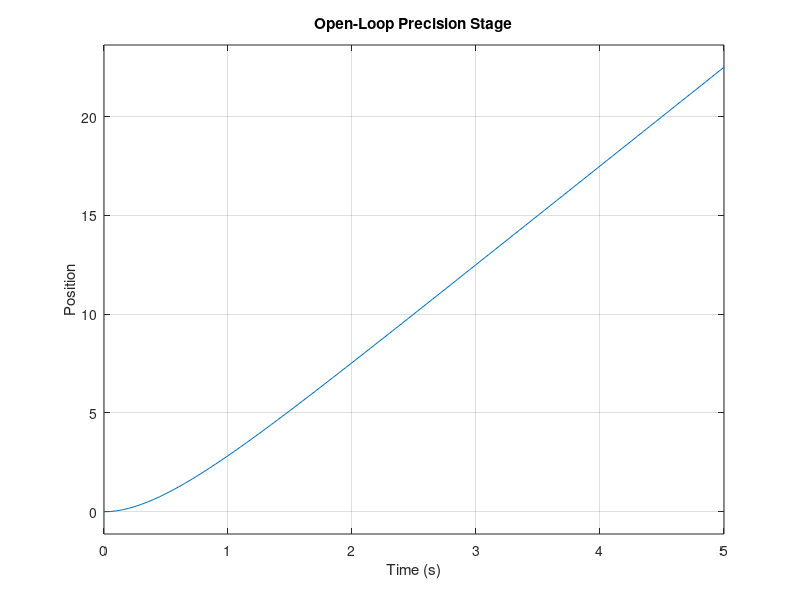
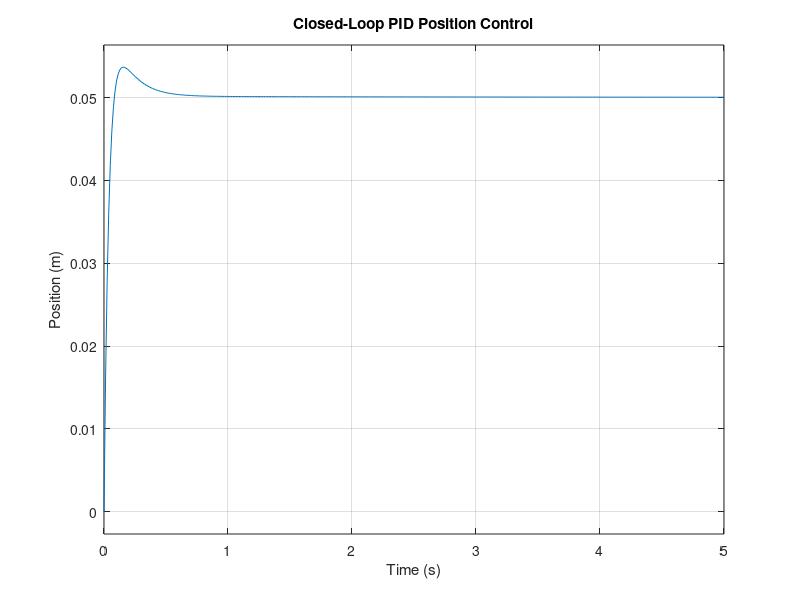

MATLAB code for these plots, in order: (Note: this script raises an error after producing the figures.)
%% ============================================================
% PRECISION XY STAGE CONTROL
%
% PID + VELOCITY FEEDFORWARD
% DISTURBANCE REJECTION
% SENSOR NOISE
% ACTUATOR SATURATION
%
% MATLAB CONTROL ENGINEERING PROJECT
% ============================================================

clear;
clc;
close all;

fprintf('\n');
fprintf('============================================================\n');
fprintf('          PRECISION XY STAGE CONTROL PROJECT\n');
fprintf('============================================================\n');


%% ============================================================
% 1. CREATE RESULTS FOLDER
% ============================================================

projectFolder = pwd;

resultsFolder = fullfile(projectFolder,'results');

if ~exist(resultsFolder,'dir')
    mkdir(resultsFolder);
end

fprintf('\nProject folder:\n');
fprintf('%s\n',projectFolder);

fprintf('\nResults folder:\n');
fprintf('%s\n',resultsFolder);


%% ============================================================
% 2. SYSTEM PARAMETERS
% ============================================================

m = 1.0;

b = 2.0;

Kmotor = 10.0;


fprintf('\n');
fprintf('============================================================\n');
fprintf(' SYSTEM PARAMETERS\n');
fprintf('============================================================\n');

fprintf('Mass       = %.2f kg\n',m);
fprintf('Damping    = %.2f N.s/m\n',b);
fprintf('Motor Gain = %.2f\n',Kmotor);


%% ============================================================
% 3. PLANT MODEL
%
% m*x'' + b*x' = K*u
%
%             K
% G(s) = -------------
%        s*(m*s+b)
%
% ============================================================

s = tf('s');

G = Kmotor/(s*(m*s+b));


fprintf('\n');
fprintf('============================================================\n');
fprintf(' PLANT TRANSFER FUNCTION\n');
fprintf('============================================================\n');

disp(G);

fprintf('Equivalent mathematical model:\n');

fprintf('             %.2f\n',Kmotor);

fprintf('G(s) = -----------------------\n',1);

fprintf('       s*(%.2f*s + %.2f)\n',m,b);


%% ============================================================
% 4. OPEN LOOP RESPONSE
% ============================================================

fig1 = figure;

step(G,5);

grid on;

title('Open-Loop Precision Stage');

xlabel('Time (s)');

ylabel('Position');

drawnow;

print(fig1,...
    fullfile(resultsFolder,...
    '01_open_loop_response.png'),...
    '-dpng','-r150');


%% ============================================================
% 5. PID CONTROLLER
% ============================================================

Kp = 18;

Ki = 5;

Kd = 3;

C_PID = pid(Kp,Ki,Kd);


fprintf('\n');
fprintf('============================================================\n');
fprintf(' POSITION PID CONTROLLER\n');
fprintf('============================================================\n');

fprintf('Kp = %.4f\n',Kp);

fprintf('Ki = %.4f\n',Ki);

fprintf('Kd = %.4f\n',Kd);


%% ============================================================
% 6. CLOSED LOOP SYSTEM
% ============================================================

T_PID = feedback(C_PID*G,1);


%% ============================================================
% 7. PID STEP RESPONSE
% ============================================================

targetPosition = 0.05;


fig2 = figure;

step(targetPosition*T_PID,5);

grid on;

title('Closed-Loop PID Position Control');

xlabel('Time (s)');

ylabel('Position (m)');

drawnow;

print(fig2,...
    fullfile(resultsFolder,...
    '02_pid_position_response.png'),...
    '-dpng','-r150');


%% ============================================================
% 8. PID PERFORMANCE
% ============================================================

info = stepinfo(T_PID);


fprintf('\n');
fprintf('============================================================\n');
fprintf(' PID STEP RESPONSE PERFORMANCE\n');
fprintf('============================================================\n');

fprintf('Rise Time     = %.6f s\n',info.RiseTime);

fprintf('Settling Time = %.6f s\n',info.SettlingTime);

fprintf('Overshoot     = %.2f %%\n',info.Overshoot);


%% ============================================================
% 9. TIME VECTOR
% ============================================================

t = (0:0.005:10)';


%% ============================================================
% 10. POSITION TRAJECTORY
% ============================================================

reference = zeros(size(t));


reference(t >= 1 & t < 3) = 0.02;

reference(t >= 3 & t < 5) = 0.05;

reference(t >= 5 & t < 7) = 0.08;

reference(t >= 7) = 0.04;


%% ============================================================
% 11. TRAJECTORY SIMULATION
% ============================================================

[y_PID,~] = lsim(T_PID,reference,t);

y_PID = y_PID(:);

reference = reference(:);


%% ============================================================
% 12. TRAJECTORY TRACKING
% ============================================================

fig3 = figure;

plot(t,reference,'--','LineWidth',1.5);

hold on;

plot(t,y_PID,'LineWidth',1.5);

grid on;

title('Precision Stage Trajectory Tracking');

xlabel('Time (s)');

ylabel('Position (m)');

legend('Commanded Position',...
       'Actual Position');

drawnow;

print(fig3,...
    fullfile(resultsFolder,...
    '03_trajectory_tracking.png'),...
    '-dpng','-r150');


%% ============================================================
% 13. TRACKING ERROR
% ============================================================

trackingError = reference-y_PID;


maximumError = max(abs(trackingError));

RMSError = sqrt(mean(trackingError.^2));

finalError = abs(trackingError(end));


fig4 = figure;

plot(t,trackingError,'LineWidth',1.5);

grid on;

title('Position Tracking Error');

xlabel('Time (s)');

ylabel('Error (m)');

drawnow;

print(fig4,...
    fullfile(resultsFolder,...
    '04_tracking_error.png'),...
    '-dpng','-r150');


fprintf('\n');
fprintf('============================================================\n');
fprintf(' TRAJECTORY TRACKING PERFORMANCE\n');
fprintf('============================================================\n');

fprintf('Maximum Error = %.8f m\n',maximumError);

fprintf('RMS Error     = %.8f m\n',RMSError);

fprintf('Final Error   = %.8f m\n',finalError);


%% ============================================================
% 14. VELOCITY FEEDFORWARD
% ============================================================

dt = t(2)-t(1);


referenceVelocity = zeros(size(t));


referenceVelocity(2:end) = ...
    diff(reference)./dt;


Kff = b/Kmotor;


u_feedforward = Kff.*referenceVelocity;


G_control = feedback(G,C_PID);


[y_FF_effect,~] = ...
    lsim(G_control,u_feedforward,t);


y_FF_effect = y_FF_effect(:);


y_PID_FF = y_PID+y_FF_effect;


%% ============================================================
% 15. FEEDFORWARD COMPARISON
% ============================================================

fig5 = figure;

plot(t,reference,'--','LineWidth',1.5);

hold on;

plot(t,y_PID,'LineWidth',1.3);

plot(t,y_PID_FF,'LineWidth',1.3);

grid on;

title('PID vs PID + Velocity Feedforward');

xlabel('Time (s)');

ylabel('Position (m)');

legend('Reference',...
       'PID Only',...
       'PID + Feedforward');

drawnow;

print(fig5,...
    fullfile(resultsFolder,...
    '05_feedforward_comparison.png'),...
    '-dpng','-r150');


fprintf('\nVelocity feedforward analysis completed.\n');


%% ============================================================
% 16. DISTURBANCE REJECTION
% ============================================================

disturbance = zeros(size(t));


disturbance(t >= 5 & t <= 5.5) = -0.5;


G_disturbance = feedback(G,C_PID);


[y_disturbance,~] = ...
    lsim(G_disturbance,disturbance,t);


y_disturbance = y_disturbance(:);


y_with_disturbance = ...
    y_PID+y_disturbance;


%% ============================================================
% 17. DISTURBANCE REJECTION GRAPH
% ============================================================

fig6 = figure;

plot(t,reference,'--','LineWidth',1.5);

hold on;

plot(t,y_with_disturbance,'LineWidth',1.5);

grid on;

title('PID Disturbance Rejection');

xlabel('Time (s)');

ylabel('Position (m)');

legend('Reference',...
       'Position with Disturbance');

drawnow;

print(fig6,...
    fullfile(resultsFolder,...
    '06_disturbance_rejection.png'),...
    '-dpng','-r150');


%% ============================================================
% 18. SENSOR NOISE
% ============================================================

rng(10);


noiseAmplitude = 0.001;


sensorNoise = ...
    noiseAmplitude*randn(size(y_PID));


measuredPosition = ...
    y_PID+sensorNoise;


%% ============================================================
% 19. SENSOR NOISE GRAPH
% ============================================================

fig7 = figure;

plot(t,y_PID,'LineWidth',1.3);

hold on;

plot(t,measuredPosition,'LineWidth',0.8);

grid on;

title('Effect of Sensor Noise');

xlabel('Time (s)');

ylabel('Position (m)');

legend('True Position',...
       'Measured Position');

drawnow;

print(fig7,...
    fullfile(resultsFolder,...
    '07_sensor_noise.png'),...
    '-dpng','-r150');


%% ============================================================
% 20. ACTUATOR SATURATION
% ============================================================

integralError = ...
    cumtrapz(t,trackingError);


derivativeError = ...
    zeros(size(t));


derivativeError(2:end) = ...
    diff(trackingError)./dt;


u_PID = ...
    Kp.*trackingError ...
    + Ki.*integralError ...
    + Kd.*derivativeError;


actuatorLimit = 1.0;


u_saturated = ...
    min(max(u_PID,-actuatorLimit),...
    actuatorLimit);


%% ============================================================
% 21. ACTUATOR SATURATION GRAPH
% ============================================================

fig8 = figure;

plot(t,u_PID,'LineWidth',1.1);

hold on;

plot(t,u_saturated,'LineWidth',1.5);


% Horizontal upper limit
plot(t,...
     actuatorLimit*ones(size(t)),...
     '--','LineWidth',1.0);


% Horizontal lower limit
plot(t,...
     -actuatorLimit*ones(size(t)),...
     '--','LineWidth',1.0);


grid on;

title('Actuator Saturation');

xlabel('Time (s)');

ylabel('Control Command');

legend('Unconstrained Command',...
       'Saturated Command',...
       'Upper Limit',...
       'Lower Limit');

drawnow;

print(fig8,...
    fullfile(resultsFolder,...
    '08_actuator_saturation.png'),...
    '-dpng','-r150');


fprintf('\nActuator saturation analysis completed.\n');


%% ============================================================
% 22. AUTOMATIC PID TUNING
% ============================================================

autoTuningAvailable = true;


try

    PID_auto = pidtune(G,'PID');


    T_auto = ...
        feedback(PID_auto*G,1);


    fprintf('\n');
    fprintf('============================================================\n');
    fprintf(' AUTOMATIC PID TUNING\n');
    fprintf('============================================================\n');

    fprintf('Auto Kp = %.6f\n',PID_auto.Kp);

    fprintf('Auto Ki = %.6f\n',PID_auto.Ki);

    fprintf('Auto Kd = %.6f\n',PID_auto.Kd);


    fig9 = figure;

    step(targetPosition*T_auto,5);

    grid on;

    title('Automatically Tuned PID');

    xlabel('Time (s)');

    ylabel('Position (m)');

    drawnow;

    print(fig9,...
        fullfile(resultsFolder,...
        '09_automatic_pid.png'),...
        '-dpng','-r150');


catch

    autoTuningAvailable = false;

    fprintf('\nAutomatic PID tuning unavailable.\n');

end


%% ============================================================
% 23. FEEDFORWARD PERFORMANCE
% ============================================================

FF_error = ...
    reference-y_PID_FF;


FF_RMS_Error = ...
    sqrt(mean(FF_error.^2));


FF_Max_Error = ...
    max(abs(FF_error));


%% ============================================================
% 24. DISTURBANCE PERFORMANCE
% ============================================================

disturbanceError = ...
    reference-y_with_disturbance;


disturbanceMaxError = ...
    max(abs(disturbanceError));


%% ============================================================
% 25. SAVE NUMERICAL RESULTS
% ============================================================

resultsFile = ...
    fullfile(resultsFolder,...
    'performance_results.txt');


fid = fopen(resultsFile,'w');


fprintf(fid,...
    'PRECISION XY STAGE CONTROL\n');


fprintf(fid,...
    '===========================\n\n');


fprintf(fid,...
    'SYSTEM MODEL\n');


fprintf(fid,...
    'Mass = %.4f kg\n',m);


fprintf(fid,...
    'Damping = %.4f N.s/m\n',b);


fprintf(fid,...
    'Motor Gain = %.4f\n\n',Kmotor);


fprintf(fid,...
    'MANUAL PID CONTROLLER\n');


fprintf(fid,...
    'Kp = %.6f\n',Kp);


fprintf(fid,...
    'Ki = %.6f\n',Ki);


fprintf(fid,...
    'Kd = %.6f\n\n',Kd);


fprintf(fid,...
    'STEP RESPONSE PERFORMANCE\n');


fprintf(fid,...
    'Rise Time = %.6f s\n',info.RiseTime);


fprintf(fid,...
    'Settling Time = %.6f s\n',info.SettlingTime);


fprintf(fid,...
    'Overshoot = %.6f %%\n\n',info.Overshoot);


fprintf(fid,...
    'TRAJECTORY TRACKING\n');


fprintf(fid,...
    'Maximum Error = %.8f m\n',maximumError);


fprintf(fid,...
    'RMS Error = %.8f m\n',RMSError);


fprintf(fid,...
    'Final Error = %.8f m\n\n',finalError);


fprintf(fid,...
    'VELOCITY FEEDFORWARD\n');


fprintf(fid,...
    'Feedforward Gain = %.6f\n',Kff);


fprintf(fid,...
    'Maximum Feedforward Error = %.8f m\n',...
    FF_Max_Error);


fprintf(fid,...
    'RMS Feedforward Error = %.8f m\n\n',...
    FF_RMS_Error);


fprintf(fid,...
    'DISTURBANCE REJECTION\n');


fprintf(fid,...
    'Maximum Disturbance Error = %.8f m\n\n',...
    disturbanceMaxError);


fprintf(fid,...
    'ACTUATOR SATURATION\n');


fprintf(fid,...
    'Actuator Limit = %.4f\n\n',...
    actuatorLimit);


if autoTuningAvailable

    fprintf(fid,...
        'AUTOMATIC PID TUNING\n');

    fprintf(fid,...
        'Auto Kp = %.6f\n',...
        PID_auto.Kp);

    fprintf(fid,...
        'Auto Ki = %.6f\n',...
        PID_auto.Ki);

    fprintf(fid,...
        'Auto Kd = %.6f\n',...
        PID_auto.Kd);

end


fclose(fid);


%% ============================================================
% 26. VERIFY FILES
% ============================================================

fprintf('\n');
fprintf('============================================================\n');
fprintf('          PROJECT COMPLETED SUCCESSFULLY\n');
fprintf('============================================================\n');


expectedFiles = {

    '01_open_loop_response.png'

    '02_pid_position_response.png'

    '03_trajectory_tracking.png'

    '04_tracking_error.png'

    '05_feedforward_comparison.png'

    '06_disturbance_rejection.png'

    '07_sensor_noise.png'

    '08_actuator_saturation.png'

    'performance_results.txt'

    };


if autoTuningAvailable

    expectedFiles{end+1} = ...
        '09_automatic_pid.png';

end


fprintf('\nFiles saved in:\n');

fprintf('%s\n\n',resultsFolder);


for k = 1:length(expectedFiles)

    currentFile = ...
        fullfile(resultsFolder,...
        expectedFiles{k});


    if exist(currentFile,'file') == 2

        fileInfo = dir(currentFile);


        fprintf(...
            '[OK] %s   %.1f KB\n',...
            expectedFiles{k},...
            fileInfo.bytes/1024);

    else

        fprintf(...
            '[ERROR] %s\n',...
            expectedFiles{k});

    end

end


%% ============================================================
% 27. FINAL SUMMARY
% ============================================================

fprintf('\n');
fprintf('============================================================\n');
fprintf(' CONTROL PROJECT SUMMARY\n');
fprintf('============================================================\n');

fprintf('PID Rise Time       : %.4f s\n',...
    info.RiseTime);

fprintf('PID Settling Time   : %.4f s\n',...
    info.SettlingTime);

fprintf('PID Overshoot       : %.2f %%\n',...
    info.Overshoot);

fprintf('Maximum Track Error : %.6f m\n',...
    maximumError);

fprintf('RMS Track Error     : %.6f m\n',...
    RMSError);

fprintf('Final Track Error   : %.6f m\n',...
    finalError);

fprintf('\n');

fprintf('Open the RESULTS folder to view the graphs.\n');

fprintf('============================================================\n');
